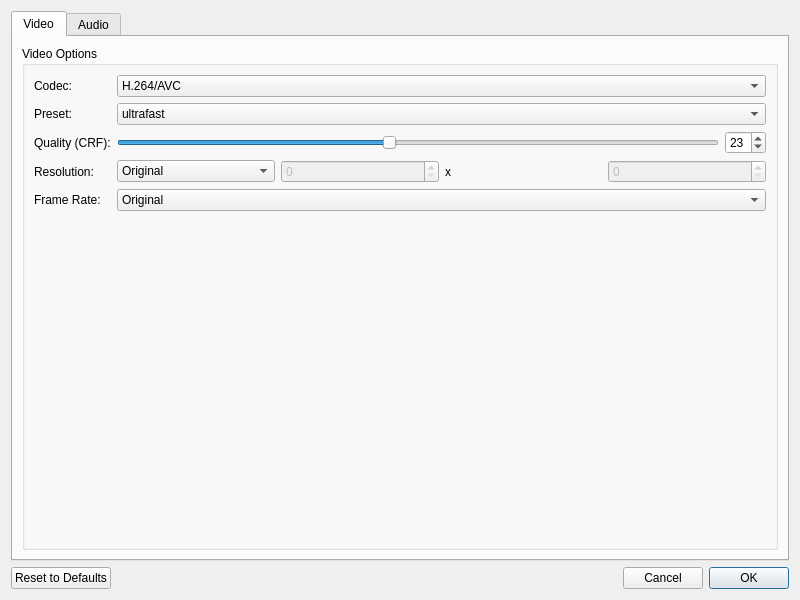
<?xml version="1.0" encoding="UTF-8"?>
<ui version="4.0">
 <class>EncodingDialog</class>
 <widget class="QDialog" name="EncodingDialog">
  <property name="geometry">
   <rect>
    <x>0</x>
    <y>0</y>
    <width>800</width>
    <height>600</height>
   </rect>
  </property>
  <property name="windowTitle">
   <string>Advanced Encoding Options</string>
  </property>
  <layout class="QVBoxLayout" name="verticalLayout">
   <item>
    <widget class="QTabWidget" name="tabWidget">
     <property name="currentIndex">
      <number>0</number>
     </property>
     <!-- Video Tab -->
     <widget class="QWidget" name="videoTab">
      <attribute name="title">
       <string>Video</string>
      </attribute>
      <layout class="QGridLayout" name="gridLayout">
       <item row="0" column="0">
        <widget class="QGroupBox" name="videoOptionsGroup">
         <property name="title">
          <string>Video Options</string>
         </property>
         <layout class="QFormLayout" name="formLayout">
          <item row="0" column="0">
           <widget class="QLabel" name="codecLabel">
            <property name="text">
             <string>Codec:</string>
            </property>
           </widget>
          </item>
          <item row="0" column="1">
           <widget class="QComboBox" name="videoCodecCombo">
            <item>
             <property name="text">
              <string>H.264/AVC</string>
             </property>
            </item>
            <item>
             <property name="text">
              <string>H.265/HEVC</string>
             </property>
            </item>
            <item>
             <property name="text">
              <string>VP9</string>
             </property>
            </item>
            <item>
             <property name="text">
              <string>AV1</string>
             </property>
            </item>
           </widget>
          </item>
          <item row="1" column="0">
           <widget class="QLabel" name="presetLabel">
            <property name="text">
             <string>Preset:</string>
            </property>
           </widget>
          </item>
          <item row="1" column="1">
           <widget class="QComboBox" name="presetCombo">
            <item>
             <property name="text">
              <string>ultrafast</string>
             </property>
            </item>
            <item>
             <property name="text">
              <string>superfast</string>
             </property>
            </item>
            <item>
             <property name="text">
              <string>veryfast</string>
             </property>
            </item>
            <item>
             <property name="text">
              <string>faster</string>
             </property>
            </item>
            <item>
             <property name="text">
              <string>fast</string>
             </property>
            </item>
            <item>
             <property name="text">
              <string>medium</string>
             </property>
            </item>
            <item>
             <property name="text">
              <string>slow</string>
             </property>
            </item>
            <item>
             <property name="text">
              <string>slower</string>
             </property>
            </item>
            <item>
             <property name="text">
              <string>veryslow</string>
             </property>
            </item>
           </widget>
          </item>
          <item row="2" column="0">
           <widget class="QLabel" name="qualityLabel">
            <property name="text">
             <string>Quality (CRF):</string>
            </property>
           </widget>
          </item>
          <item row="2" column="1">
           <layout class="QHBoxLayout" name="qualityLayout">
            <item>
             <widget class="QSlider" name="qualitySlider">
              <property name="minimum">
               <number>0</number>
              </property>
              <property name="maximum">
               <number>51</number>
              </property>
              <property name="value">
               <number>23</number>
              </property>
              <property name="orientation">
               <enum>Qt::Horizontal</enum>
              </property>
             </widget>
            </item>
            <item>
             <widget class="QSpinBox" name="qualitySpinBox">
              <property name="minimum">
               <number>0</number>
              </property>
              <property name="maximum">
               <number>51</number>
              </property>
              <property name="value">
               <number>23</number>
              </property>
             </widget>
            </item>
           </layout>
          </item>
          <item row="3" column="0">
           <widget class="QLabel" name="resolutionLabel">
            <property name="text">
             <string>Resolution:</string>
            </property>
           </widget>
          </item>
          <item row="3" column="1">
           <layout class="QHBoxLayout" name="resolutionLayout">
            <item>
             <widget class="QComboBox" name="resolutionCombo">
              <item>
               <property name="text">
                <string>Original</string>
               </property>
              </item>
              <item>
               <property name="text">
                <string>3840x2160 (4K)</string>
               </property>
              </item>
              <item>
               <property name="text">
                <string>2560x1440 (2K)</string>
               </property>
              </item>
              <item>
               <property name="text">
                <string>1920x1080 (FHD)</string>
               </property>
              </item>
              <item>
               <property name="text">
                <string>1280x720 (HD)</string>
               </property>
              </item>
              <item>
               <property name="text">
                <string>Custom</string>
               </property>
              </item>
             </widget>
            </item>
            <item>
             <widget class="QSpinBox" name="widthSpinBox">
              <property name="enabled">
               <bool>false</bool>
              </property>
              <property name="maximum">
               <number>7680</number>
              </property>
             </widget>
            </item>
            <item>
             <widget class="QLabel" name="resolutionSeparator">
              <property name="text">
               <string>x</string>
              </property>
             </widget>
            </item>
            <item>
             <widget class="QSpinBox" name="heightSpinBox">
              <property name="enabled">
               <bool>false</bool>
              </property>
              <property name="maximum">
               <number>4320</number>
              </property>
             </widget>
            </item>
           </layout>
          </item>
          <item row="4" column="0">
           <widget class="QLabel" name="fpsLabel">
            <property name="text">
             <string>Frame Rate:</string>
            </property>
           </widget>
          </item>
          <item row="4" column="1">
           <widget class="QComboBox" name="fpsCombo">
            <item>
             <property name="text">
              <string>Original</string>
             </property>
            </item>
            <item>
             <property name="text">
              <string>60</string>
             </property>
            </item>
            <item>
             <property name="text">
              <string>50</string>
             </property>
            </item>
            <item>
             <property name="text">
              <string>30</string>
             </property>
            </item>
            <item>
             <property name="text">
              <string>25</string>
             </property>
            </item>
            <item>
             <property name="text">
              <string>24</string>
             </property>
            </item>
           </widget>
          </item>
         </layout>
        </widget>
       </item>
      </layout>
     </widget>
     <!-- Audio Tab -->
     <widget class="QWidget" name="audioTab">
      <attribute name="title">
       <string>Audio</string>
      </attribute>
      <layout class="QGridLayout" name="gridLayout_2">
       <item row="0" column="0">
        <widget class="QGroupBox" name="audioOptionsGroup">
         <property name="title">
          <string>Audio Options</string>
         </property>
         <layout class="QFormLayout" name="formLayout_2">
          <item row="0" column="0">
           <widget class="QLabel" name="audioCodecLabel">
            <property name="text">
             <string>Codec:</string>
            </property>
           </widget>
          </item>
          <item row="0" column="1">
           <widget class="QComboBox" name="audioCodecCombo">
            <item>
             <property name="text">
              <string>AAC</string>
             </property>
            </item>
            <item>
             <property name="text">
              <string>Opus</string>
             </property>
            </item>
            <item>
             <property name="text">
              <string>MP3</string>
             </property>
            </item>
            <item>
             <property name="text">
              <string>FLAC</string>
             </property>
            </item>
           </widget>
          </item>
          <item row="1" column="0">
           <widget class="QLabel" name="bitrateLabel">
            <property name="text">
             <string>Bitrate (kbps):</string>
            </property>
           </widget>
          </item>
          <item row="1" column="1">
           <widget class="QComboBox" name="bitarteCombo">
            <item>
             <property name="text">
              <string>320</string>
             </property>
            </item>
            <item>
             <property name="text">
              <string>256</string>
             </property>
            </item>
            <item>
             <property name="text">
              <string>192</string>
             </property>
            </item>
            <item>
             <property name="text">
              <string>128</string>
             </property>
            </item>
            <item>
             <property name="text">
              <string>96</string>
             </property>
            </item>
           </widget>
          </item>
          <item row="2" column="0">
           <widget class="QLabel" name="sampleRateLabel">
            <property name="text">
             <string>Sample Rate:</string>
            </property>
           </widget>
          </item>
          <item row="2" column="1">
           <widget class="QComboBox" name="sampleRateCombo">
            <item>
             <property name="text">
              <string>Original</string>
             </property>
            </item>
            <item>
             <property name="text">
              <string>48000 Hz</string>
             </property>
            </item>
            <item>
             <property name="text">
              <string>44100 Hz</string>
             </property>
            </item>
            <item>
             <property name="text">
              <string>32000 Hz</string>
             </property>
            </item>
           </widget>
          </item>
          <item row="3" column="0">
           <widget class="QLabel" name="channelsLabel">
            <property name="text">
             <string>Channels:</string>
            </property>
           </widget>
          </item>
          <item row="3" column="1">
           <widget class="QComboBox" name="channelsCombo">
            <item>
             <property name="text">
              <string>Original</string>
             </property>
            </item>
            <item>
             <property name="text">
              <string>Stereo</string>
             </property>
            </item>
            <item>
             <property name="text">
              <string>Mono</string>
             </property>
            </item>
           </widget>
          </item>
         </layout>
        </widget>
       </item>
      </layout>
     </widget>
    </widget>
   </item>
   <item>
    <layout class="QHBoxLayout" name="buttonLayout">
     <item>
      <widget class="QPushButton" name="resetButton">
       <property name="text">
        <string>Reset to Defaults</string>
       </property>
      </widget>
     </item>
     <item>
      <spacer name="horizontalSpacer">
       <property name="orientation">
        <enum>Qt::Horizontal</enum>
       </property>
       <property name="sizeHint" stdset="0">
        <size>
         <width>40</width>
         <height>20</height>
        </size>
       </property>
      </spacer>
     </item>
     <item>
      <widget class="QPushButton" name="cancelButton">
       <property name="text">
        <string>Cancel</string>
       </property>
      </widget>
     </item>
     <item>
      <widget class="QPushButton" name="okButton">
       <property name="text">
        <string>OK</string>
       </property>
       <property name="default">
        <bool>true</bool>
       </property>
      </widget>
     </item>
    </layout>
   </item>
  </layout>
 </widget>
 <resources/>
 <connections/>
</ui>
